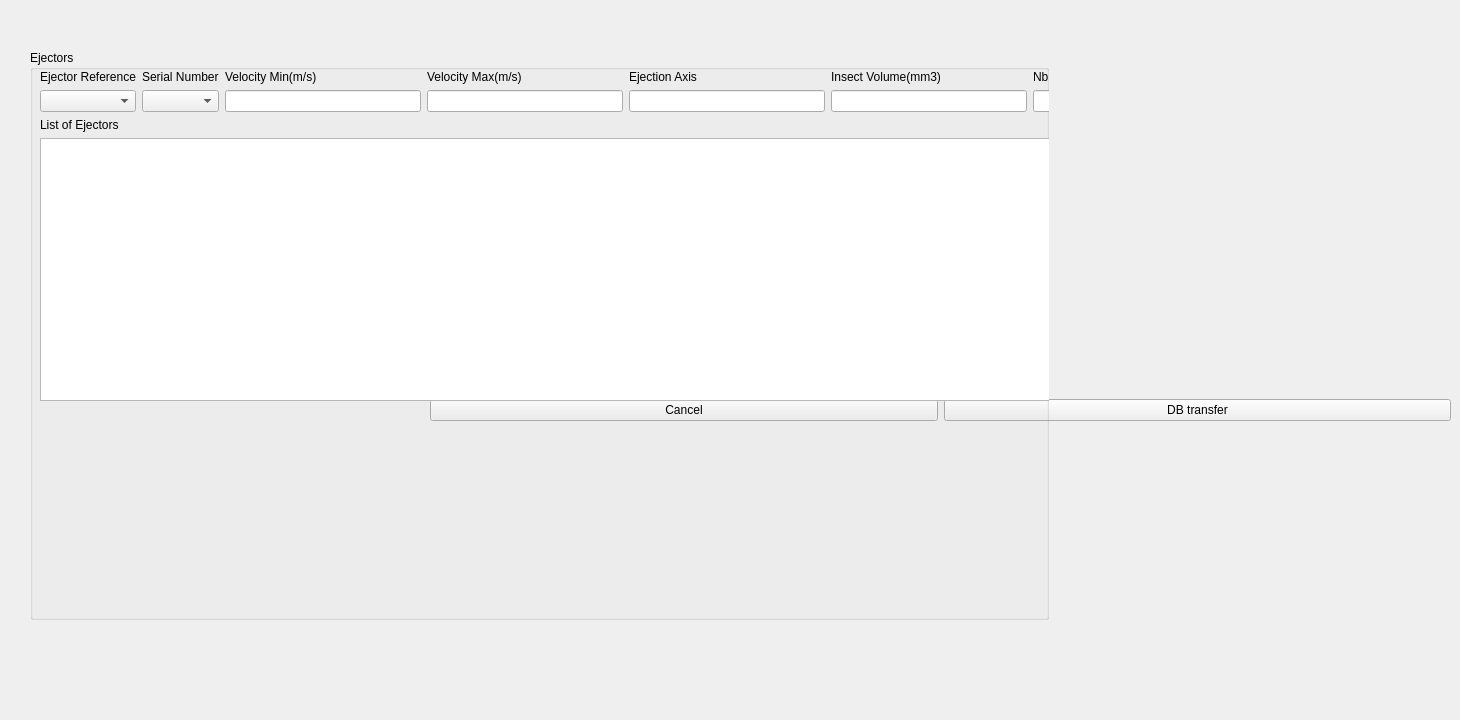
          <widget class="QWidget" name="tab_7">
           <attribute name="title">
            <string>Ejector</string>
           </attribute>
           <widget class="QWidget" name="gridLayoutWidget_13">
            <property name="geometry">
             <rect>
              <x>430</x>
              <y>110</y>
              <width>1021</width>
              <height>601</height>
             </rect>
            </property>
            <layout class="QGridLayout" name="gridLayout_14">
             <item row="0" column="0">
              <widget class="QPushButton" name="pushButton_15">
               <property name="text">
                <string>Cancel</string>
               </property>
              </widget>
             </item>
             <item row="0" column="1">
              <widget class="QPushButton" name="pushButton_16">
               <property name="text">
                <string>DB transfer</string>
               </property>
              </widget>
             </item>
            </layout>
           </widget>
           <widget class="QGroupBox" name="groupBox_10">
            <property name="geometry">
             <rect>
              <x>30</x>
              <y>50</y>
              <width>1019</width>
              <height>570</height>
             </rect>
            </property>
            <property name="title">
             <string>Ejectors</string>
            </property>
            <widget class="QWidget" name="gridLayoutWidget_14">
             <property name="geometry">
              <rect>
               <x>10</x>
               <y>20</y>
               <width>1275</width>
               <height>331</height>
              </rect>
             </property>
             <layout class="QGridLayout" name="gridLayout_15">
              <item row="0" column="2">
               <widget class="QLabel" name="label_41">
                <property name="text">
                 <string>Velocity Min(m/s)</string>
                </property>
               </widget>
              </item>
              <item row="1" column="5">
               <widget class="QLineEdit" name="lineEdit_17"/>
              </item>
              <item row="0" column="4">
               <widget class="QLabel" name="label_43">
                <property name="text">
                 <string>Ejection Axis</string>
                </property>
               </widget>
              </item>
              <item row="1" column="6">
               <widget class="QLineEdit" name="lineEdit_18"/>
              </item>
              <item row="0" column="3">
               <widget class="QLabel" name="label_42">
                <property name="text">
                 <string>Velocity Max(m/s)</string>
                </property>
               </widget>
              </item>
              <item row="0" column="1">
               <widget class="QLabel" name="label_40">
                <property name="text">
                 <string>Serial Number</string>
                </property>
               </widget>
              </item>
              <item row="2" column="0" colspan="8">
               <widget class="QLabel" name="label_46">
                <property name="text">
                 <string>List of Ejectors</string>
                </property>
               </widget>
              </item>
              <item row="0" column="0">
               <widget class="QLabel" name="label_39">
                <property name="text">
                 <string>Ejector Reference</string>
                </property>
               </widget>
              </item>
              <item row="1" column="2">
               <widget class="QLineEdit" name="lineEdit_14"/>
              </item>
              <item row="1" column="3">
               <widget class="QLineEdit" name="lineEdit_15"/>
              </item>
              <item row="1" column="1">
               <widget class="QComboBox" name="comboBox_24"/>
              </item>
              <item row="0" column="5">
               <widget class="QLabel" name="label_44">
                <property name="text">
                 <string>Insect Volume(mm3)</string>
                </property>
               </widget>
              </item>
              <item row="1" column="4">
               <widget class="QLineEdit" name="lineEdit_16"/>
              </item>
              <item row="1" column="7">
               <widget class="QPushButton" name="pushButton_17">
                <property name="text">
                 <string>add</string>
                </property>
               </widget>
              </item>
              <item row="0" column="6">
               <widget class="QLabel" name="label_45">
                <property name="text">
                 <string>Nbr Types of Insects</string>
                </property>
               </widget>
              </item>
              <item row="1" column="0">
               <widget class="QComboBox" name="comboBox_23"/>
              </item>
              <item row="3" column="0" colspan="8">
               <widget class="QTableWidget" name="tableWidget_9"/>
              </item>
             </layout>
            </widget>
           </widget>
          </widget>
